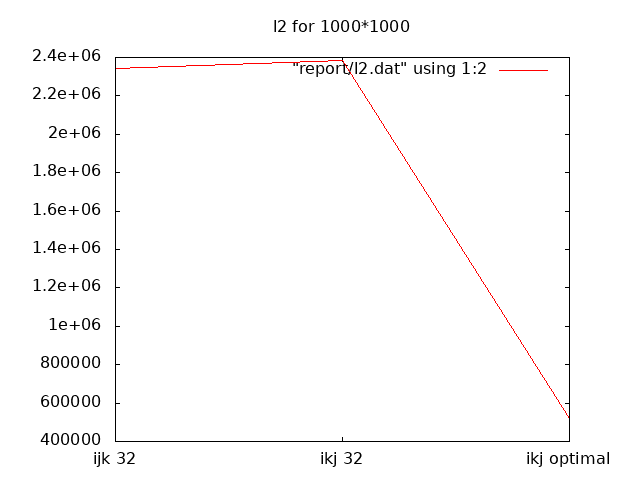

Write gnuplot code to recreate this figure.
set terminal png
set output "report/l2.png"
set xtics ("ijk 32" 0, "ikj 32" 1,"ikj optimal" 2)
set title "l2 for 1000*1000"
plot "report/l2.dat" using 1:2 with lines
